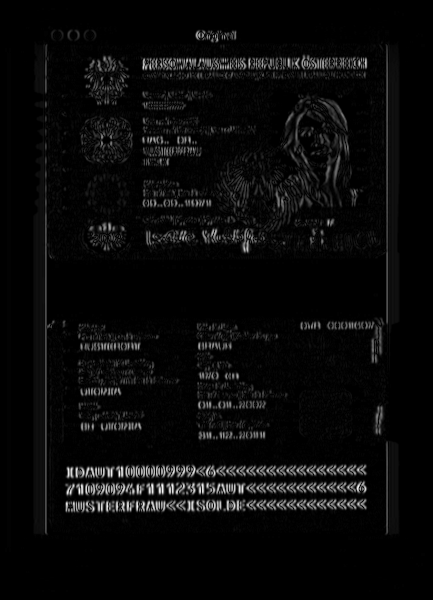
#> input picture MRZs_passport/mrz_gradx.png, 433 x 600 px
$ python erosion.py --image mrz_gradx.png
#> lines starting #> are read from the running program, lines starting #| are printed output that depends on the picture
# Example of using Erosion Morphological Transformation using OpenCV
# USAGE
# python erosion.py --image j.png
import cv2
import argparse
import numpy as np

# construct the argument parse and parse the arguments
ap = argparse.ArgumentParser()
ap.add_argument("-i", "--image", required=True,
	help="Path to the image")
args = vars(ap.parse_args())

# read image, erode, save output
img = cv2.imread(args["image"], 0)
#> img is the input picture: shape (600, 433); min 0, max 255, mean 9.8
kernel = np.ones((5, 5), np.uint8)
erosion = cv2.erode(img, kernel, iterations=1)
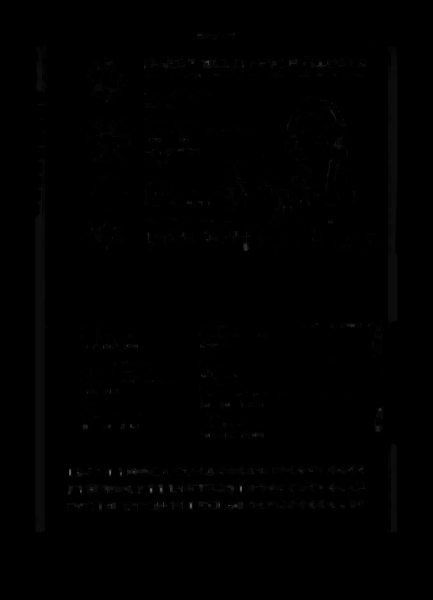
#> erosion: shape (600, 433); min 0, max 108, mean 0.7

cv2.imwrite("j_erosion.png", erosion)
